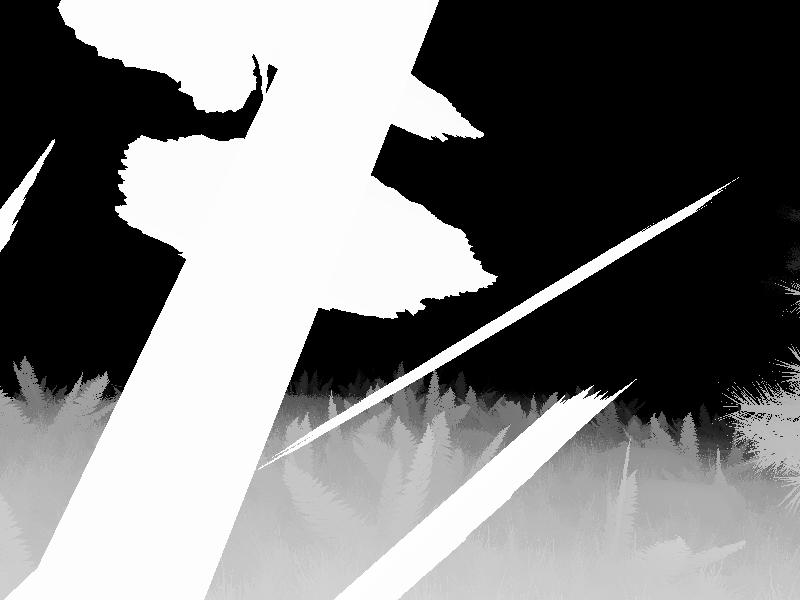
#> input picture frame--depth-0.jpg, 800 x 600 px, found by its file name
$ python tile-1b-countnonzero.py
#> lines starting #> are read from the running program, lines starting #| are printed output that depends on the picture; after the words box and inside, x2 and y2 are one past the last pixel; in counts of white or black regions, pixels touching at a corner belong together
import cv2
import numpy as np
import glob
import os
import sys
import time

imagename = "/home/matt-ip/Desktop/ForestGenerator-1.2/frames/frame--depth-0.jpg"
#print(imagename)
img = cv2.imread(imagename, 0) # 0 params, for grey image; 600x800 image
#> img is the input picture: shape (600, 800); min 0, max 255, mean 124.2
rows, cols = img.shape[:2]  # image height and width
#> rows = 600; cols = 800
#print(img)  # all image pixels value in array
#print(img[10, 10])  # one pixel value in 10,10 coordinate

y1 = 0
x1 = 0
M = rows//20 # image height divided by 20
#> M = 30
N = cols//20 # image width divided by 20
#> N = 40

obstacle = False

#for y in range(0,rows,M): # whole image in tiles
for y in range(int(0.6*rows),rows,M): # bottom 60% of image in tiles
	#for x in range(0,cols,N):
	for x in range(int(cols*0.125),int(cols*0.875),N):
		y1 = y + M
		x1 = x + N
		tile = img[y:y+M, x:x+N]

		tile_img_name = "/home/matt-ip/Desktop/auto-forest-nav/img-tiles/img_" + str(x) + '_' + str(y) + ".jpg"

		cv2.rectangle(img, (x,y), (x1,y1), (0,255,0))
		#cv2.imwrite(tile_img_name, tile)

		##tile_img = cv2.imread(tile_img_name, 0)

		thresh = cv2.threshold(tile, 230, 255, cv2.THRESH_BINARY)[1]

		pixels = cv2.countNonZero(thresh)

		if pixels == (M * N):
			#print("OBSTACLE DETECTED")
			obstacle = True
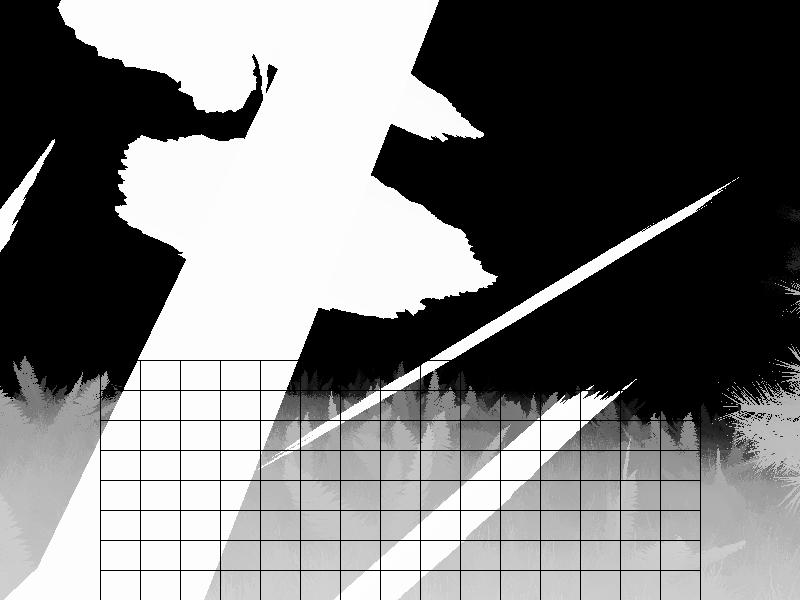
#> img: shape (600, 800); 1.6% of pixels changed, all inside (x1, y1, x2, y2) = (100, 360, 701, 600)
#> thresh: shape (30, 40); every value is 0
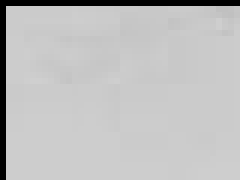
#> tile: shape (30, 40) (shown 6 times larger); min 0, max 207, mean 191.1
			# [5 lines of commented-out code are left out]

cv2.imwrite("/home/matt-ip/Desktop/auto-forest-nav/img-tiles/img-tiles.jpg", img)

if obstacle == False:
	print("w")
else:
	print("l")

$ run again, with frame--depth-1.jpg copied over frame--depth-0.jpg
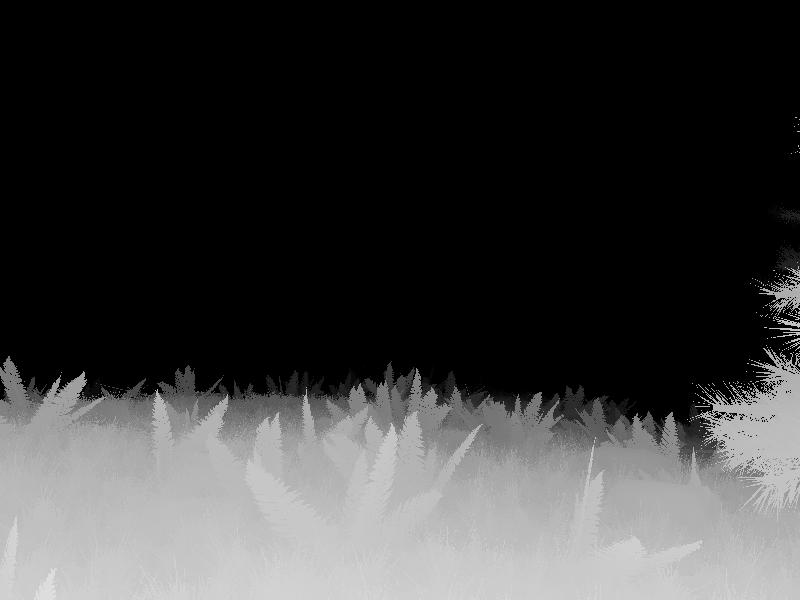
#> input picture frame--depth-1.jpg, 800 x 600 px, found by its file name
#> img is the input picture: shape (600, 800); min 0, max 228, mean 60.4
#> after the loop `for y in range(int(0.6*rows),rows,M):`:
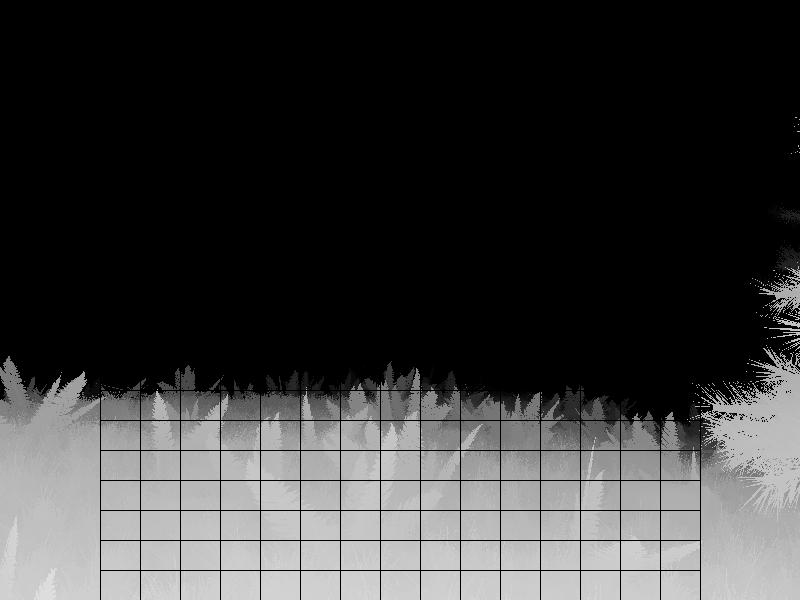
#> img: shape (600, 800); 1.52% of pixels changed, all inside (x1, y1, x2, y2) = (100, 360, 701, 600)
